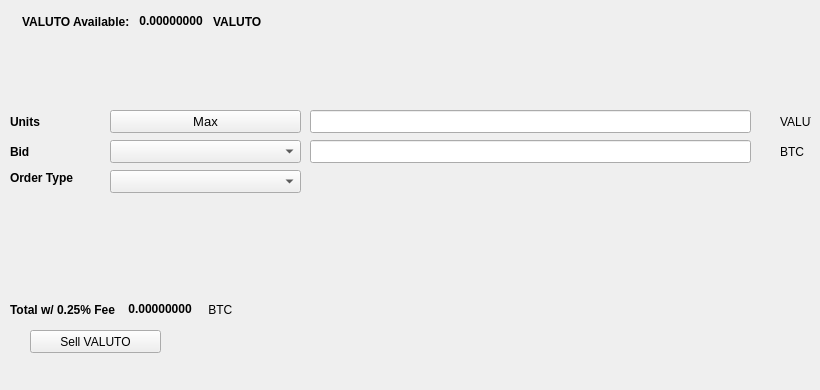
   <widget class="QWidget" name="SellTab">
    <attribute name="title">
     <string>Sell</string>
    </attribute>
    <widget class="QLabel" name="label_16">
     <property name="geometry">
      <rect>
       <x>780</x>
       <y>140</y>
       <width>31</width>
       <height>23</height>
      </rect>
     </property>
     <property name="text">
      <string>BTC</string>
     </property>
    </widget>
    <widget class="QComboBox" name="SellBidcomboBox">
     <property name="geometry">
      <rect>
       <x>110</x>
       <y>140</y>
       <width>191</width>
       <height>23</height>
      </rect>
     </property>
     <property name="font">
      <font>
       <pointsize>10</pointsize>
      </font>
     </property>
    </widget>
    <widget class="QLabel" name="label_18">
     <property name="geometry">
      <rect>
       <x>10</x>
       <y>110</y>
       <width>46</width>
       <height>23</height>
      </rect>
     </property>
     <property name="font">
      <font>
       <weight>75</weight>
       <bold>true</bold>
      </font>
     </property>
     <property name="text">
      <string>Units</string>
     </property>
    </widget>
    <widget class="QPushButton" name="Sell_Max_Amount">
     <property name="geometry">
      <rect>
       <x>110</x>
       <y>110</y>
       <width>191</width>
       <height>23</height>
      </rect>
     </property>
     <property name="font">
      <font>
       <pointsize>10</pointsize>
      </font>
     </property>
     <property name="text">
      <string>Max</string>
     </property>
    </widget>
    <widget class="QLabel" name="label_20">
     <property name="geometry">
      <rect>
       <x>10</x>
       <y>170</y>
       <width>91</width>
       <height>16</height>
      </rect>
     </property>
     <property name="font">
      <font>
       <weight>75</weight>
       <bold>true</bold>
      </font>
     </property>
     <property name="text">
      <string>Order Type</string>
     </property>
    </widget>
    <widget class="QComboBox" name="SellOrdertypeCombo">
     <property name="geometry">
      <rect>
       <x>110</x>
       <y>170</y>
       <width>191</width>
       <height>23</height>
      </rect>
     </property>
     <property name="font">
      <font>
       <pointsize>10</pointsize>
      </font>
     </property>
    </widget>
    <widget class="QLabel" name="label_21">
     <property name="geometry">
      <rect>
       <x>10</x>
       <y>140</y>
       <width>46</width>
       <height>23</height>
      </rect>
     </property>
     <property name="font">
      <font>
       <weight>75</weight>
       <bold>true</bold>
      </font>
     </property>
     <property name="text">
      <string>Bid</string>
     </property>
    </widget>
    <widget class="QLabel" name="label_22">
     <property name="geometry">
      <rect>
       <x>780</x>
       <y>110</y>
       <width>31</width>
       <height>23</height>
      </rect>
     </property>
     <property name="text">
      <string>VALUTO</string>
     </property>
    </widget>
    <widget class="QLineEdit" name="UnitsInputVALUTO">
     <property name="geometry">
      <rect>
       <x>310</x>
       <y>110</y>
       <width>441</width>
       <height>23</height>
      </rect>
     </property>
     <property name="font">
      <font>
       <pointsize>9</pointsize>
       <weight>75</weight>
       <bold>true</bold>
      </font>
     </property>
    </widget>
    <widget class="QLineEdit" name="SellBidPriceEdit">
     <property name="geometry">
      <rect>
       <x>310</x>
       <y>140</y>
       <width>441</width>
       <height>23</height>
      </rect>
     </property>
     <property name="font">
      <font>
       <pointsize>9</pointsize>
       <weight>75</weight>
       <bold>true</bold>
      </font>
     </property>
    </widget>
    <widget class="QPushButton" name="SellVALUTOBTN">
     <property name="geometry">
      <rect>
       <x>30</x>
       <y>330</y>
       <width>131</width>
       <height>23</height>
      </rect>
     </property>
     <property name="text">
      <string>Sell VALUTO</string>
     </property>
     <property name="icon">
      <iconset resource="../valuto">
       <normaloff>:/icons/bitcoin</normaloff>:/icons/bitcoin</iconset>
     </property>
    </widget>
    <widget class="QWidget" name="layoutWidget3">
     <property name="geometry">
      <rect>
       <x>22</x>
       <y>12</y>
       <width>258</width>
       <height>19</height>
      </rect>
     </property>
     <layout class="QHBoxLayout" name="horizontalLayout">
      <item>
       <widget class="QLabel" name="label232_2">
        <property name="font">
         <font>
          <weight>75</weight>
          <bold>true</bold>
         </font>
        </property>
        <property name="text">
         <string>VALUTO Available:</string>
        </property>
       </widget>
      </item>
      <item>
       <widget class="QLabel" name="VALUTOAvailableLabel">
        <property name="palette">
         <palette>
          <active>
           <colorrole role="WindowText">
            <brush brushstyle="SolidPattern">
             <color alpha="255">
              <red>0</red>
              <green>0</green>
              <blue>0</blue>
             </color>
            </brush>
           </colorrole>
           <colorrole role="Button">
            <brush brushstyle="SolidPattern">
             <color alpha="255">
              <red>0</red>
              <green>170</green>
              <blue>0</blue>
             </color>
            </brush>
           </colorrole>
           <colorrole role="Light">
            <brush brushstyle="SolidPattern">
             <color alpha="255">
              <red>0</red>
              <green>255</green>
              <blue>0</blue>
             </color>
            </brush>
           </colorrole>
           <colorrole role="Midlight">
            <brush brushstyle="SolidPattern">
             <color alpha="255">
              <red>0</red>
              <green>212</green>
              <blue>0</blue>
             </color>
            </brush>
           </colorrole>
           <colorrole role="Dark">
            <brush brushstyle="SolidPattern">
             <color alpha="255">
              <red>0</red>
              <green>85</green>
              <blue>0</blue>
             </color>
            </brush>
           </colorrole>
           <colorrole role="Mid">
            <brush brushstyle="SolidPattern">
             <color alpha="255">
              <red>0</red>
              <green>113</green>
              <blue>0</blue>
             </color>
            </brush>
           </colorrole>
           <colorrole role="Text">
            <brush brushstyle="SolidPattern">
             <color alpha="255">
              <red>0</red>
              <green>170</green>
              <blue>0</blue>
             </color>
            </brush>
           </colorrole>
           <colorrole role="BrightText">
            <brush brushstyle="SolidPattern">
             <color alpha="255">
              <red>255</red>
              <green>255</green>
              <blue>255</blue>
             </color>
            </brush>
           </colorrole>
           <colorrole role="ButtonText">
            <brush brushstyle="SolidPattern">
             <color alpha="255">
              <red>0</red>
              <green>0</green>
              <blue>0</blue>
             </color>
            </brush>
           </colorrole>
           <colorrole role="Base">
            <brush brushstyle="SolidPattern">
             <color alpha="255">
              <red>255</red>
              <green>255</green>
              <blue>255</blue>
             </color>
            </brush>
           </colorrole>
           <colorrole role="Window">
            <brush brushstyle="SolidPattern">
             <color alpha="255">
              <red>0</red>
              <green>170</green>
              <blue>0</blue>
             </color>
            </brush>
           </colorrole>
           <colorrole role="Shadow">
            <brush brushstyle="SolidPattern">
             <color alpha="255">
              <red>0</red>
              <green>0</green>
              <blue>0</blue>
             </color>
            </brush>
           </colorrole>
           <colorrole role="AlternateBase">
            <brush brushstyle="SolidPattern">
             <color alpha="255">
              <red>127</red>
              <green>212</green>
              <blue>127</blue>
             </color>
            </brush>
           </colorrole>
           <colorrole role="ToolTipBase">
            <brush brushstyle="SolidPattern">
             <color alpha="255">
              <red>255</red>
              <green>255</green>
              <blue>220</blue>
             </color>
            </brush>
           </colorrole>
           <colorrole role="ToolTipText">
            <brush brushstyle="SolidPattern">
             <color alpha="255">
              <red>0</red>
              <green>0</green>
              <blue>0</blue>
             </color>
            </brush>
           </colorrole>
          </active>
          <inactive>
           <colorrole role="WindowText">
            <brush brushstyle="SolidPattern">
             <color alpha="255">
              <red>0</red>
              <green>0</green>
              <blue>0</blue>
             </color>
            </brush>
           </colorrole>
           <colorrole role="Button">
            <brush brushstyle="SolidPattern">
             <color alpha="255">
              <red>0</red>
              <green>170</green>
              <blue>0</blue>
             </color>
            </brush>
           </colorrole>
           <colorrole role="Light">
            <brush brushstyle="SolidPattern">
             <color alpha="255">
              <red>0</red>
              <green>255</green>
              <blue>0</blue>
             </color>
            </brush>
           </colorrole>
           <colorrole role="Midlight">
            <brush brushstyle="SolidPattern">
             <color alpha="255">
              <red>0</red>
              <green>212</green>
              <blue>0</blue>
             </color>
            </brush>
           </colorrole>
           <colorrole role="Dark">
            <brush brushstyle="SolidPattern">
             <color alpha="255">
              <red>0</red>
              <green>85</green>
              <blue>0</blue>
             </color>
            </brush>
           </colorrole>
           <colorrole role="Mid">
            <brush brushstyle="SolidPattern">
             <color alpha="255">
              <red>0</red>
              <green>113</green>
              <blue>0</blue>
             </color>
            </brush>
           </colorrole>
           <colorrole role="Text">
            <brush brushstyle="SolidPattern">
             <color alpha="255">
              <red>0</red>
              <green>170</green>
              <blue>0</blue>
             </color>
            </brush>
           </colorrole>
           <colorrole role="BrightText">
            <brush brushstyle="SolidPattern">
             <color alpha="255">
              <red>255</red>
              <green>255</green>
              <blue>255</blue>
             </color>
            </brush>
           </colorrole>
           <colorrole role="ButtonText">
            <brush brushstyle="SolidPattern">
             <color alpha="255">
              <red>0</red>
              <green>0</green>
              <blue>0</blue>
             </color>
            </brush>
           </colorrole>
           <colorrole role="Base">
            <brush brushstyle="SolidPattern">
             <color alpha="255">
              <red>255</red>
              <green>255</green>
              <blue>255</blue>
             </color>
            </brush>
           </colorrole>
           <colorrole role="Window">
            <brush brushstyle="SolidPattern">
             <color alpha="255">
              <red>0</red>
              <green>170</green>
              <blue>0</blue>
             </color>
            </brush>
           </colorrole>
           <colorrole role="Shadow">
            <brush brushstyle="SolidPattern">
             <color alpha="255">
              <red>0</red>
              <green>0</green>
              <blue>0</blue>
             </color>
            </brush>
           </colorrole>
           <colorrole role="AlternateBase">
            <brush brushstyle="SolidPattern">
             <color alpha="255">
              <red>127</red>
              <green>212</green>
              <blue>127</blue>
             </color>
            </brush>
           </colorrole>
           <colorrole role="ToolTipBase">
            <brush brushstyle="SolidPattern">
             <color alpha="255">
              <red>255</red>
              <green>255</green>
              <blue>220</blue>
             </color>
            </brush>
           </colorrole>
           <colorrole role="ToolTipText">
            <brush brushstyle="SolidPattern">
             <color alpha="255">
              <red>0</red>
              <green>0</green>
              <blue>0</blue>
             </color>
            </brush>
           </colorrole>
          </inactive>
          <disabled>
           <colorrole role="WindowText">
            <brush brushstyle="SolidPattern">
             <color alpha="255">
              <red>0</red>
              <green>85</green>
              <blue>0</blue>
             </color>
            </brush>
           </colorrole>
           <colorrole role="Button">
            <brush brushstyle="SolidPattern">
             <color alpha="255">
              <red>0</red>
              <green>170</green>
              <blue>0</blue>
             </color>
            </brush>
           </colorrole>
           <colorrole role="Light">
            <brush brushstyle="SolidPattern">
             <color alpha="255">
              <red>0</red>
              <green>255</green>
              <blue>0</blue>
             </color>
            </brush>
           </colorrole>
           <colorrole role="Midlight">
            <brush brushstyle="SolidPattern">
             <color alpha="255">
              <red>0</red>
              <green>212</green>
              <blue>0</blue>
             </color>
            </brush>
           </colorrole>
           <colorrole role="Dark">
            <brush brushstyle="SolidPattern">
             <color alpha="255">
              <red>0</red>
              <green>85</green>
              <blue>0</blue>
             </color>
            </brush>
           </colorrole>
           <colorrole role="Mid">
            <brush brushstyle="SolidPattern">
             <color alpha="255">
              <red>0</red>
              <green>113</green>
              <blue>0</blue>
             </color>
            </brush>
           </colorrole>
           <colorrole role="Text">
            <brush brushstyle="SolidPattern">
             <color alpha="255">
              <red>0</red>
              <green>85</green>
              <blue>0</blue>
             </color>
            </brush>
           </colorrole>
           <colorrole role="BrightText">
            <brush brushstyle="SolidPattern">
             <color alpha="255">
              <red>255</red>
              <green>255</green>
              <blue>255</blue>
             </color>
            </brush>
           </colorrole>
           <colorrole role="ButtonText">
            <brush brushstyle="SolidPattern">
             <color alpha="255">
              <red>0</red>
              <green>85</green>
              <blue>0</blue>
             </color>
            </brush>
           </colorrole>
           <colorrole role="Base">
            <brush brushstyle="SolidPattern">
             <color alpha="255">
              <red>0</red>
              <green>170</green>
              <blue>0</blue>
             </color>
            </brush>
           </colorrole>
           <colorrole role="Window">
            <brush brushstyle="SolidPattern">
             <color alpha="255">
              <red>0</red>
              <green>170</green>
              <blue>0</blue>
             </color>
            </brush>
           </colorrole>
           <colorrole role="Shadow">
            <brush brushstyle="SolidPattern">
             <color alpha="255">
              <red>0</red>
              <green>0</green>
              <blue>0</blue>
             </color>
            </brush>
           </colorrole>
           <colorrole role="AlternateBase">
            <brush brushstyle="SolidPattern">
             <color alpha="255">
              <red>0</red>
              <green>170</green>
              <blue>0</blue>
             </color>
            </brush>
           </colorrole>
           <colorrole role="ToolTipBase">
            <brush brushstyle="SolidPattern">
             <color alpha="255">
              <red>255</red>
              <green>255</green>
              <blue>220</blue>
             </color>
            </brush>
           </colorrole>
           <colorrole role="ToolTipText">
            <brush brushstyle="SolidPattern">
             <color alpha="255">
              <red>0</red>
              <green>0</green>
              <blue>0</blue>
             </color>
            </brush>
           </colorrole>
          </disabled>
         </palette>
        </property>
        <property name="font">
         <font>
          <weight>75</weight>
          <bold>true</bold>
         </font>
        </property>
        <property name="text">
         <string> 0.00000000 </string>
        </property>
        <property name="textInteractionFlags">
         <set>Qt::LinksAccessibleByMouse|Qt::TextSelectableByKeyboard|Qt::TextSelectableByMouse</set>
        </property>
       </widget>
      </item>
      <item>
       <widget class="QLabel" name="labelVALUTO">
        <property name="font">
         <font>
          <weight>75</weight>
          <bold>true</bold>
         </font>
        </property>
        <property name="text">
         <string>VALUTO</string>
        </property>
       </widget>
      </item>
     </layout>
    </widget>
    <widget class="QWidget" name="layoutWidget">
     <property name="geometry">
      <rect>
       <x>10</x>
       <y>300</y>
       <width>268</width>
       <height>19</height>
      </rect>
     </property>
     <layout class="QHBoxLayout" name="horizontalLayout_2">
      <item>
       <widget class="QLabel" name="label_19">
        <property name="font">
         <font>
          <weight>75</weight>
          <bold>true</bold>
         </font>
        </property>
        <property name="text">
         <string>Total w/ 0.25% Fee </string>
        </property>
       </widget>
      </item>
      <item>
       <widget class="QLabel" name="SellCostLabel">
        <property name="palette">
         <palette>
          <active>
           <colorrole role="WindowText">
            <brush brushstyle="SolidPattern">
             <color alpha="255">
              <red>0</red>
              <green>0</green>
              <blue>0</blue>
             </color>
            </brush>
           </colorrole>
           <colorrole role="Button">
            <brush brushstyle="SolidPattern">
             <color alpha="255">
              <red>0</red>
              <green>170</green>
              <blue>0</blue>
             </color>
            </brush>
           </colorrole>
           <colorrole role="Light">
            <brush brushstyle="SolidPattern">
             <color alpha="255">
              <red>0</red>
              <green>255</green>
              <blue>0</blue>
             </color>
            </brush>
           </colorrole>
           <colorrole role="Midlight">
            <brush brushstyle="SolidPattern">
             <color alpha="255">
              <red>0</red>
              <green>212</green>
              <blue>0</blue>
             </color>
            </brush>
           </colorrole>
           <colorrole role="Dark">
            <brush brushstyle="SolidPattern">
             <color alpha="255">
              <red>0</red>
              <green>85</green>
              <blue>0</blue>
             </color>
            </brush>
           </colorrole>
           <colorrole role="Mid">
            <brush brushstyle="SolidPattern">
             <color alpha="255">
              <red>0</red>
              <green>113</green>
              <blue>0</blue>
             </color>
            </brush>
           </colorrole>
           <colorrole role="Text">
            <brush brushstyle="SolidPattern">
             <color alpha="255">
              <red>0</red>
              <green>170</green>
              <blue>0</blue>
             </color>
            </brush>
           </colorrole>
           <colorrole role="BrightText">
            <brush brushstyle="SolidPattern">
             <color alpha="255">
              <red>255</red>
              <green>255</green>
              <blue>255</blue>
             </color>
            </brush>
           </colorrole>
           <colorrole role="ButtonText">
            <brush brushstyle="SolidPattern">
             <color alpha="255">
              <red>0</red>
              <green>0</green>
              <blue>0</blue>
             </color>
            </brush>
           </colorrole>
           <colorrole role="Base">
            <brush brushstyle="SolidPattern">
             <color alpha="255">
              <red>255</red>
              <green>255</green>
              <blue>255</blue>
             </color>
            </brush>
           </colorrole>
           <colorrole role="Window">
            <brush brushstyle="SolidPattern">
             <color alpha="255">
              <red>0</red>
              <green>170</green>
              <blue>0</blue>
             </color>
            </brush>
           </colorrole>
           <colorrole role="Shadow">
            <brush brushstyle="SolidPattern">
             <color alpha="255">
              <red>0</red>
              <green>0</green>
              <blue>0</blue>
             </color>
            </brush>
           </colorrole>
           <colorrole role="AlternateBase">
            <brush brushstyle="SolidPattern">
             <color alpha="255">
              <red>127</red>
              <green>212</green>
              <blue>127</blue>
             </color>
            </brush>
           </colorrole>
           <colorrole role="ToolTipBase">
            <brush brushstyle="SolidPattern">
             <color alpha="255">
              <red>255</red>
              <green>255</green>
              <blue>220</blue>
             </color>
            </brush>
           </colorrole>
           <colorrole role="ToolTipText">
            <brush brushstyle="SolidPattern">
             <color alpha="255">
              <red>0</red>
              <green>0</green>
              <blue>0</blue>
             </color>
            </brush>
           </colorrole>
          </active>
          <inactive>
           <colorrole role="WindowText">
            <brush brushstyle="SolidPattern">
             <color alpha="255">
              <red>0</red>
              <green>0</green>
              <blue>0</blue>
             </color>
            </brush>
           </colorrole>
           <colorrole role="Button">
            <brush brushstyle="SolidPattern">
             <color alpha="255">
              <red>0</red>
              <green>170</green>
              <blue>0</blue>
             </color>
            </brush>
           </colorrole>
           <colorrole role="Light">
            <brush brushstyle="SolidPattern">
             <color alpha="255">
              <red>0</red>
              <green>255</green>
              <blue>0</blue>
             </color>
            </brush>
           </colorrole>
           <colorrole role="Midlight">
            <brush brushstyle="SolidPattern">
             <color alpha="255">
              <red>0</red>
              <green>212</green>
              <blue>0</blue>
             </color>
            </brush>
           </colorrole>
           <colorrole role="Dark">
            <brush brushstyle="SolidPattern">
             <color alpha="255">
              <red>0</red>
              <green>85</green>
              <blue>0</blue>
             </color>
            </brush>
           </colorrole>
           <colorrole role="Mid">
            <brush brushstyle="SolidPattern">
             <color alpha="255">
              <red>0</red>
              <green>113</green>
              <blue>0</blue>
             </color>
            </brush>
           </colorrole>
           <colorrole role="Text">
            <brush brushstyle="SolidPattern">
             <color alpha="255">
              <red>0</red>
              <green>170</green>
              <blue>0</blue>
             </color>
            </brush>
           </colorrole>
           <colorrole role="BrightText">
            <brush brushstyle="SolidPattern">
             <color alpha="255">
              <red>255</red>
              <green>255</green>
              <blue>255</blue>
             </color>
            </brush>
           </colorrole>
           <colorrole role="ButtonText">
            <brush brushstyle="SolidPattern">
             <color alpha="255">
              <red>0</red>
              <green>0</green>
              <blue>0</blue>
             </color>
            </brush>
           </colorrole>
           <colorrole role="Base">
            <brush brushstyle="SolidPattern">
             <color alpha="255">
              <red>255</red>
              <green>255</green>
              <blue>255</blue>
             </color>
            </brush>
           </colorrole>
           <colorrole role="Window">
            <brush brushstyle="SolidPattern">
             <color alpha="255">
              <red>0</red>
              <green>170</green>
              <blue>0</blue>
             </color>
            </brush>
           </colorrole>
           <colorrole role="Shadow">
            <brush brushstyle="SolidPattern">
             <color alpha="255">
              <red>0</red>
              <green>0</green>
              <blue>0</blue>
             </color>
            </brush>
           </colorrole>
           <colorrole role="AlternateBase">
            <brush brushstyle="SolidPattern">
             <color alpha="255">
              <red>127</red>
              <green>212</green>
              <blue>127</blue>
             </color>
            </brush>
           </colorrole>
           <colorrole role="ToolTipBase">
            <brush brushstyle="SolidPattern">
             <color alpha="255">
              <red>255</red>
              <green>255</green>
              <blue>220</blue>
             </color>
            </brush>
           </colorrole>
           <colorrole role="ToolTipText">
            <brush brushstyle="SolidPattern">
             <color alpha="255">
              <red>0</red>
              <green>0</green>
              <blue>0</blue>
             </color>
            </brush>
           </colorrole>
          </inactive>
          <disabled>
           <colorrole role="WindowText">
            <brush brushstyle="SolidPattern">
             <color alpha="255">
              <red>0</red>
              <green>85</green>
              <blue>0</blue>
             </color>
            </brush>
           </colorrole>
           <colorrole role="Button">
            <brush brushstyle="SolidPattern">
             <color alpha="255">
              <red>0</red>
              <green>170</green>
              <blue>0</blue>
             </color>
            </brush>
           </colorrole>
           <colorrole role="Light">
            <brush brushstyle="SolidPattern">
             <color alpha="255">
              <red>0</red>
              <green>255</green>
              <blue>0</blue>
             </color>
            </brush>
           </colorrole>
           <colorrole role="Midlight">
            <brush brushstyle="SolidPattern">
             <color alpha="255">
              <red>0</red>
              <green>212</green>
              <blue>0</blue>
             </color>
            </brush>
           </colorrole>
           <colorrole role="Dark">
            <brush brushstyle="SolidPattern">
             <color alpha="255">
              <red>0</red>
              <green>85</green>
              <blue>0</blue>
             </color>
            </brush>
           </colorrole>
           <colorrole role="Mid">
            <brush brushstyle="SolidPattern">
             <color alpha="255">
              <red>0</red>
              <green>113</green>
              <blue>0</blue>
             </color>
            </brush>
           </colorrole>
           <colorrole role="Text">
            <brush brushstyle="SolidPattern">
             <color alpha="255">
              <red>0</red>
              <green>85</green>
              <blue>0</blue>
             </color>
            </brush>
           </colorrole>
           <colorrole role="BrightText">
            <brush brushstyle="SolidPattern">
             <color alpha="255">
              <red>255</red>
              <green>255</green>
              <blue>255</blue>
             </color>
            </brush>
           </colorrole>
           <colorrole role="ButtonText">
            <brush brushstyle="SolidPattern">
             <color alpha="255">
              <red>0</red>
              <green>85</green>
              <blue>0</blue>
             </color>
            </brush>
           </colorrole>
           <colorrole role="Base">
            <brush brushstyle="SolidPattern">
             <color alpha="255">
              <red>0</red>
              <green>170</green>
              <blue>0</blue>
             </color>
            </brush>
           </colorrole>
           <colorrole role="Window">
            <brush brushstyle="SolidPattern">
             <color alpha="255">
              <red>0</red>
              <green>170</green>
              <blue>0</blue>
             </color>
            </brush>
           </colorrole>
           <colorrole role="Shadow">
            <brush brushstyle="SolidPattern">
             <color alpha="255">
              <red>0</red>
              <green>0</green>
              <blue>0</blue>
             </color>
            </brush>
           </colorrole>
           <colorrole role="AlternateBase">
            <brush brushstyle="SolidPattern">
             <color alpha="255">
              <red>0</red>
              <green>170</green>
              <blue>0</blue>
             </color>
            </brush>
           </colorrole>
           <colorrole role="ToolTipBase">
            <brush brushstyle="SolidPattern">
             <color alpha="255">
              <red>255</red>
              <green>255</green>
              <blue>220</blue>
             </color>
            </brush>
           </colorrole>
           <colorrole role="ToolTipText">
            <brush brushstyle="SolidPattern">
             <color alpha="255">
              <red>0</red>
              <green>0</green>
              <blue>0</blue>
             </color>
            </brush>
           </colorrole>
          </disabled>
         </palette>
        </property>
        <property name="font">
         <font>
          <weight>75</weight>
          <bold>true</bold>
         </font>
        </property>
        <property name="autoFillBackground">
         <bool>false</bool>
        </property>
        <property name="text">
         <string> 0.00000000</string>
        </property>
        <property name="textInteractionFlags">
         <set>Qt::LinksAccessibleByMouse|Qt::TextSelectableByMouse</set>
        </property>
       </widget>
      </item>
      <item>
       <widget class="QLabel" name="label_17">
        <property name="font">
         <font>
          <weight>50</weight>
          <bold>false</bold>
         </font>
        </property>
        <property name="text">
         <string> BTC</string>
        </property>
       </widget>
      </item>
     </layout>
    </widget>
    <widget class="QLabel" name="label_23">
     <property name="geometry">
      <rect>
       <x>460</x>
       <y>300</y>
       <width>281</width>
       <height>81</height>
      </rect>
     </property>
     <property name="text">
      <string/>
     </property>
     <property name="pixmap">
      <pixmap>:/images/bittrex</pixmap>
     </property>
    </widget>
   </widget>
